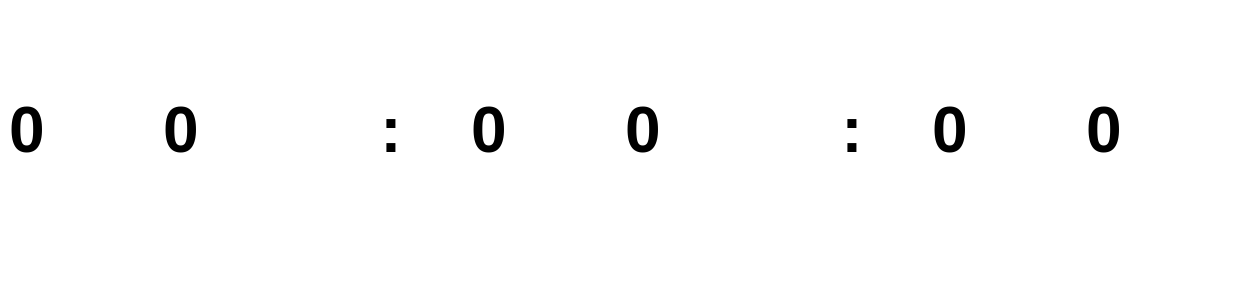
<?xml version="1.0" encoding="UTF-8"?>
<ui version="4.0">
 <class>MainWindow</class>
 <widget class="QMainWindow" name="MainWindow">
  <property name="geometry">
   <rect>
    <x>0</x>
    <y>0</y>
    <width>1243</width>
    <height>284</height>
   </rect>
  </property>
  <property name="windowTitle">
   <string>Data Matrix Clock</string>
  </property>
  <property name="styleSheet">
   <string notr="true">background: rgb(255, 255, 255)</string>
  </property>
  <widget class="QWidget" name="centralwidget">
   <layout class="QHBoxLayout" name="horizontalLayout">
    <item>
     <widget class="QLabel" name="HOUR10">
      <property name="text">
       <string>&lt;html&gt;&lt;head/&gt;&lt;body&gt;&lt;p&gt;&lt;span style=&quot; font-size:48pt; font-weight:600;&quot;&gt;0&lt;/span&gt;&lt;/p&gt;&lt;/body&gt;&lt;/html&gt;</string>
      </property>
     </widget>
    </item>
    <item>
     <widget class="QLabel" name="HOUR">
      <property name="text">
       <string>&lt;html&gt;&lt;head/&gt;&lt;body&gt;&lt;p&gt;&lt;span style=&quot; font-size:48pt; font-weight:600;&quot;&gt;0&lt;/span&gt;&lt;/p&gt;&lt;/body&gt;&lt;/html&gt;</string>
      </property>
     </widget>
    </item>
    <item>
     <widget class="QLabel" name="SEP1">
      <property name="text">
       <string>&lt;html&gt;&lt;head/&gt;&lt;body&gt;&lt;p align=&quot;center&quot;&gt;&lt;span style=&quot; font-size:48pt; font-weight:600;&quot;&gt;:&lt;/span&gt;&lt;/p&gt;&lt;/body&gt;&lt;/html&gt;</string>
      </property>
     </widget>
    </item>
    <item>
     <widget class="QLabel" name="MINUTE10">
      <property name="text">
       <string>&lt;html&gt;&lt;head/&gt;&lt;body&gt;&lt;p&gt;&lt;span style=&quot; font-size:48pt; font-weight:600;&quot;&gt;0&lt;/span&gt;&lt;/p&gt;&lt;/body&gt;&lt;/html&gt;</string>
      </property>
     </widget>
    </item>
    <item>
     <widget class="QLabel" name="MINUTE">
      <property name="text">
       <string>&lt;html&gt;&lt;head/&gt;&lt;body&gt;&lt;p&gt;&lt;span style=&quot; font-size:48pt; font-weight:600;&quot;&gt;0&lt;/span&gt;&lt;/p&gt;&lt;/body&gt;&lt;/html&gt;</string>
      </property>
     </widget>
    </item>
    <item>
     <widget class="QLabel" name="SEP2">
      <property name="text">
       <string>&lt;html&gt;&lt;head/&gt;&lt;body&gt;&lt;p align=&quot;center&quot;&gt;&lt;span style=&quot; font-size:48pt; font-weight:600;&quot;&gt;:&lt;/span&gt;&lt;/p&gt;&lt;/body&gt;&lt;/html&gt;</string>
      </property>
     </widget>
    </item>
    <item>
     <widget class="QLabel" name="SECOND10">
      <property name="text">
       <string>&lt;html&gt;&lt;head/&gt;&lt;body&gt;&lt;p&gt;&lt;span style=&quot; font-size:48pt; font-weight:600;&quot;&gt;0&lt;/span&gt;&lt;/p&gt;&lt;/body&gt;&lt;/html&gt;</string>
      </property>
     </widget>
    </item>
    <item>
     <widget class="QLabel" name="SECOND">
      <property name="text">
       <string>&lt;html&gt;&lt;head/&gt;&lt;body&gt;&lt;p&gt;&lt;span style=&quot; font-size:48pt; font-weight:600;&quot;&gt;0&lt;/span&gt;&lt;/p&gt;&lt;/body&gt;&lt;/html&gt;</string>
      </property>
     </widget>
    </item>
   </layout>
  </widget>
  <widget class="QMenuBar" name="menubar">
   <property name="geometry">
    <rect>
     <x>0</x>
     <y>0</y>
     <width>1243</width>
     <height>38</height>
    </rect>
   </property>
  </widget>
  <widget class="QStatusBar" name="statusbar"/>
 </widget>
 <resources/>
 <connections/>
</ui>
